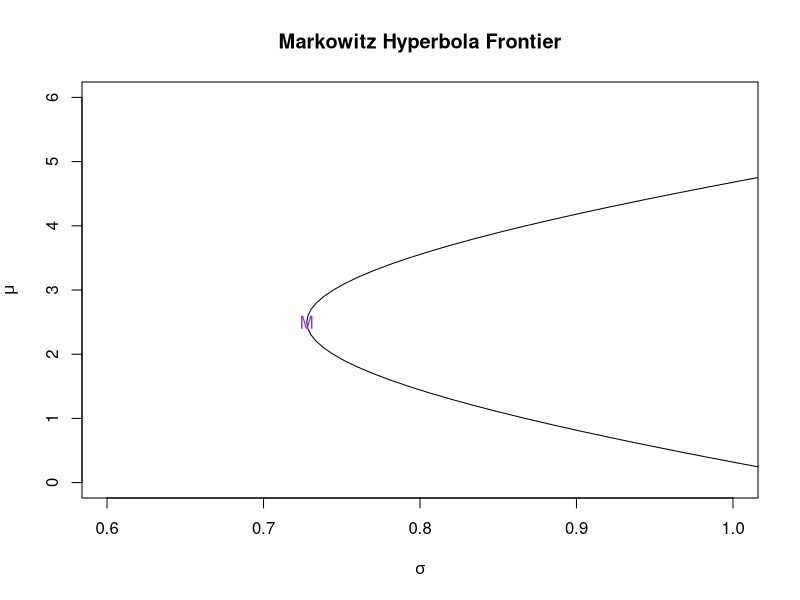

Reproduce this figure in R.
#Markowitz Analysis
####SAMPLE DATA
mu = c(4.27, 0.15, 2.85)
names(mu) <- c("MSFT", "NRDS", "STBX")
#Matrix of covariances
Omega = matrix(c(1, 0.18, 0.11, 0.18, 1.1, 0.26, 0.11, 0.26, 1.99), nrow=3, ncol=3)
rownames(Omega) <- c("MSFT", "NRDS", "STBX")
colnames(Omega) <- c("MSFT", "NRDS", "STBX")
######


#Markowitz Analysis Function
# Omega Inverse
# = means its default value
markowitz <-function( Mu = mu, omega = Omega){
OmegaInv <- try(solve(omega), TRUE)
if("try-error" %in% class(OmegaInv)) stop

#1
One = rep.int(1,length(mu))
#a
a = as.double(t(Mu)%*%OmegaInv%*%Mu)
#b
b = as.double(t(Mu)%*%OmegaInv%*%One)
#c
c = as.double(t(One)%*% OmegaInv %*% One)
#d
d = a*c - b^2

Phi = (a/d)*(OmegaInv %*% One) - (b/d)*(OmegaInv %*% mu)
Theta = (c/d)*(OmegaInv %*% mu) - (b/d)*(OmegaInv %*% One)

####
mup = b/c
weights = Phi + Theta*mup
var = (c/d)*((mup-(b/c))^2) + (1/c)
sigma = var^(0.5)
Answer = return(list(weights = weights, mup = mup, var = var,a=a, b = b, c=c, d=d, Phi=Phi,Theta=Theta))
  #data.frame(c(weights), mup, var, b, c, d)

return(Answer)
}

MVPequation <- function(up, b=markowitz()$b, c = markowitz()$c, d = markowitz()$d)
{
  
  sigmasqrd = sqrt((c/d)*( up - b/c)^2 + 1/c)
  return ( sigmasqrd )
}

samplemu = seq(0,6,0.1)

samplesig = lapply(samplemu, MVPequation) 

plot(samplesig, samplemu, xlab=expression(sigma), ylab =expression(mu), type = "l", xlim = c(0.6,1), main ="Markowitz Hyperbola Frontier")
points(sqrt(markowitz()$var), markowitz()$mup, type="o" ,col="purple", pch="M"  )


### Q@

####
#Q2# Tangency Portfolio
####
#N risky asset plus rf. 
#
#
#$tangentWeights
#MSFT       NRDS       STBX 
#0.9171983 -0.1964281  0.2792298 

#$mupTangent
#[,1]
#[1,] 4.682777

#$sigmaTangent
#[,1]
#[1,] 1.000908

#$h
#[1] 21.42368

#Equation for efficient frontier
# up = 0.05 = sqrt(21.42)sig_p

TangencyPortfolio <- function(rf = 0.05, Omega = Omega, Mu = mu) {
One = rep.int(1, length(Mu))
a = markowitz(Mu, Omega)$a
b = markowitz(Mu, Omega)$b
c = markowitz(Mu, Omega)$c
d = markowitz(Mu, Omega)$d


mu.minus.rf = Mu - rf*One

OmegaInv <- try(solve(Omega), TRUE)
if("try-error" %in% class(OmegaInv)) stop

#numerator
top.matrix = OmegaInv %*% mu.minus.rf
#denominator
bot.value = as.numeric(t(One)%*%top.matrix)
#
w.tangent.vector = top.matrix[,1]/bot.value


mup.tangent = t(w.tangent.vector)%*%Mu


sigma.tangent = (t(w.tangent.vector)%*%Omega%*%(w.tangent.vector))^0.5
## to characterize the equation of the tangency line, we need to comptue h

h = a - (2*b*rf) + (c*rf*rf)

return(list(tangentWeights = w.tangent.vector, mupTangent = mup.tangent, sigmaTangent = sigma.tangent, h = h))
}
